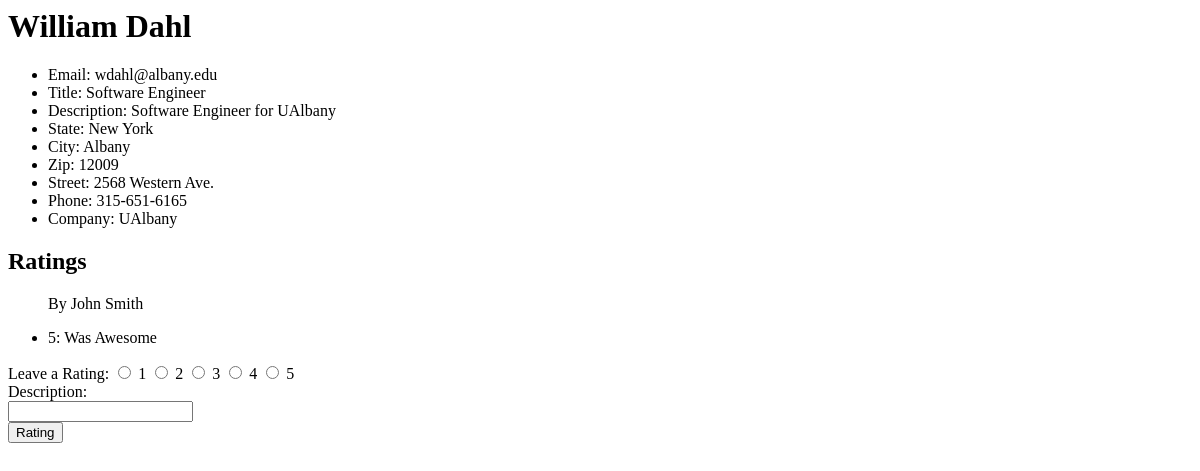
Page /RateMyServices/1&2/ on the earlier database version.
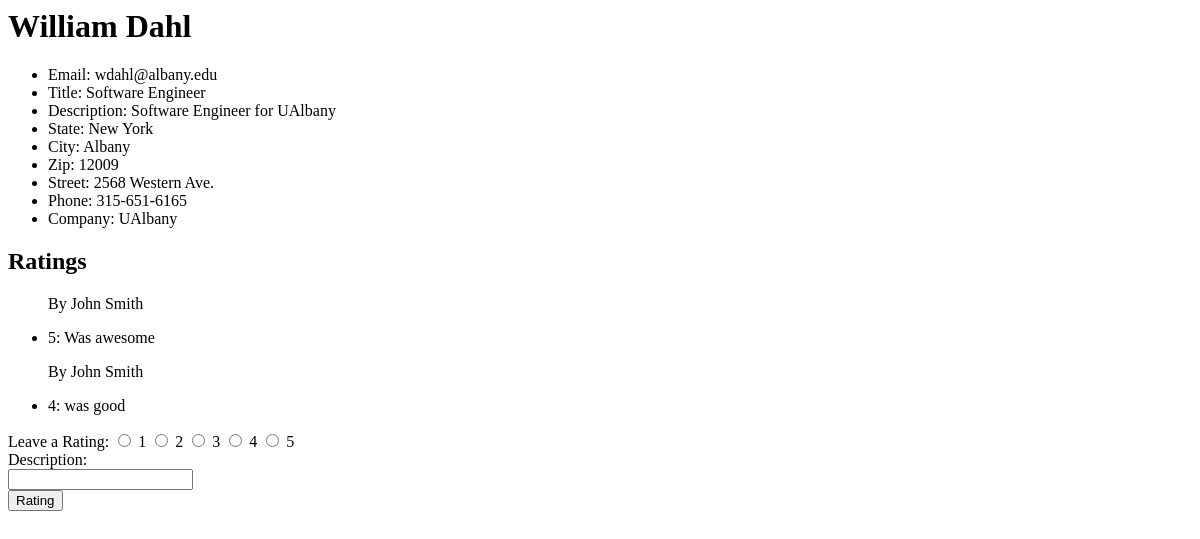
Same page on the later database version.
### RateMyServices/models.py (models this page shows, shortened)
class ProfessinalUser(models.Model):
	first_name = models.CharField(max_length=30)
	last_name = models.CharField(max_length=30)
	email = models.EmailField()
	password = models.CharField(max_length=30)
	title = models.CharField(max_length=30)
	description = models.CharField(max_length=100)
	state = models.ForeignKey(State, on_delete=models.CASCADE)
	city = models.ForeignKey(City, on_delete=models.CASCADE)
	zips = models.ForeignKey(Zip, on_delete=models.CASCADE)
	street = models.CharField(max_length=100)
	phone = models.CharField(max_length=12)
	vendor = models.ForeignKey(Vendor, on_delete=models.CASCADE)

class State(models.Model):
	state = models.CharField(max_length=30)

class City(models.Model):
	city = models.CharField(max_length=3)
	state = models.ForeignKey(State, on_delete=models.CASCADE)

class Zip(models.Model):
	zips = models.CharField(max_length=5)

class Vendor(models.Model):
	vendor = models.CharField(max_length=30)

class Rating(models.Model):
	rater = models.ForeignKey(GeneralUser, on_delete=models.CASCADE)
	provider = models.ForeignKey(ProfessinalUser, on_delete=models.CASCADE)
	rating = models.IntegerField()
	description = models.CharField(max_length=100)

class GeneralUser(models.Model):
	first_name = models.CharField(max_length=30)
	last_name = models.CharField(max_length=30)
	email = models.EmailField()
	password = models.CharField(max_length=30)
	state = models.ForeignKey(State, on_delete=models.CASCADE)
	city = models.ForeignKey(City, on_delete=models.CASCADE)
	zips = models.ForeignKey(Zip, on_delete=models.CASCADE)
	street = models.CharField(max_length=100)
	phone = models.CharField(max_length=12)

### RateMyServices/views.py (the view)
# urls.py: path('<int:professinaluser_id>&<int:generaluser_id>/', views.user_profile, name='user_profile'),
def user_profile(request, professinaluser_id, generaluser_id):
	pUser = get_object_or_404(ProfessinalUser, id=professinaluser_id)
	gUser = get_object_or_404(GeneralUser, id=generaluser_id)
	return render(request, 'RateMyServices/user_profile.html', {'pUser': pUser, 'gUser': gUser})

### RateMyServices/templates/RateMyServices/user_profile.html (shortened to what this page needs)
<h1>{{ pUser.first_name }} {{ pUser.last_name }}</h1>
<ul>
	<li>Email: {{ pUser.email }}</li>
	<li>Title: {{ pUser.title }}</li>
	<li>Description: {{ pUser.description }}</li>
	<li>State: {{ pUser.state.state }}</li>
	<li>City: {{ pUser.city.city }}</li>
	<li>Zip: {{ pUser.zips.zips }}</li>
	<li>Street: {{ pUser.street }}</li>
	<li>Phone: {{ pUser.phone }}</li>
	<li>Company: {{ pUser.vendor.vendor }}</li>
</ul>
<h2>Ratings</h2>
<ul>
	{% for rating in pUser.rating_set.all %}
	<p>By {{ rating.rater.first_name }} {{ rating.rater.last_name }}</p>
	<li>{{ rating.rating }}: {{ rating.description}}</li>
	{% endfor %}
</ul>
<form action="{% url 'RateMyServices:rate' pUser.id gUser.id%}" method="post">
	Leave a Rating:
	<input type="radio" name="rating" id="rating1" value="1">
	<label for="rating1">1</label>
	<input type="radio" name="rating" id="rating2" value="2">
	<label for="rating2">2</label>
	<input type="radio" name="rating" id="rating3" value="3">
	<label for="rating3">3</label>
	<input type="radio" name="rating" id="rating4" value="4">
	<label for="rating4">4</label>
	<input type="radio" name="rating" id="rating5" value="5">
	<label for="rating5">5</label>
	<br>
	Description:<br>
	<input type="text" name="description"><br>
	<input type="submit" value="Rating">

Differences in the rows shown:
removed Rating: rater.first_name "John", rater.last_name "Smith", rating "5", description "Was Awesome"
added Rating: rater.first_name "John", rater.last_name "Smith", rating "5", description "Was awesome"
added Rating: rater.first_name "John", rater.last_name "Smith", rating "4", description "was good"
